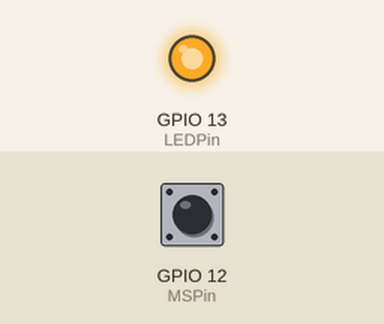
Bench run of a sketch on a simulated ESP32. Parts: output pins drawn as LEDs (lit = HIGH). The inputs (shaded band) are chosen by the test bench; at power-on: GPIO 12 (MSPin) HIGH. What the sketch prints to the serial monitor is not drawn. At 8.0 s the program puts the board to deep sleep or switches it off; the recording ends there.

Above: at 1.8 s.
1.9 s: GPIO 12 (MSPin) pulled LOW for 0.6 s
4.0 s: GPIO 12 (MSPin) driven LOW
Timing chart, 0 to 8.0 s (numbered marks = the images above; inputs shaded):
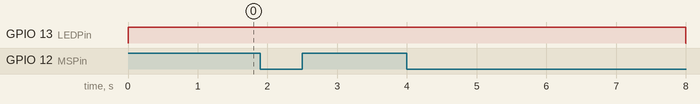

The sketch:

basicdemo.ino
```cpp
// Define minimal time to record after every sensor activation
#define waitTime 5                            // Wait Time defined in seconds
#define FPS 1                                // Frames Per Second
#define LoopDelay 1000/FPS                    // Delay Between Frames

/* ----- ----- SET MOTION SENSOR INPUT PIN AND LEDPin OUTPUT PIN VALUES ----- ----- */
const int LEDPin = 13;
const int MSPin = 12;

/* ----- ----- MAIN PROGRAM ----- ----- */
void setup()
{
  Serial.println("Woke up");
  // SETTING UP SERIAL COMMUNICATION -----------------------------------
  Serial.begin(115200);                         // Sets the data rate in bits per second (baud) for serial data transmission.

  // SETTING UP PINS -----------------------------------
  pinMode(MSPin, INPUT_PULLUP);                 // Set PIR Motion Sensor mode to INPUT_PULLUP
  pinMode(LEDPin, OUTPUT);                      // Set LEDPin pin as an output
  digitalWrite(LEDPin, LOW);                    // Set LEDPin pin to LOW

  unsigned long lastTrigger = 0;
  while(digitalRead(MSPin) || millis() - lastTrigger < waitTime*1000){
    if(digitalRead(MSPin)){
      lastTrigger = millis();
      Serial.println("DigitalRead High");
    } else {
      Serial.println("DigitalRead Low but Within Wait Time");
    }

    digitalWrite(LEDPin, HIGH);                 // Set LEDPin pin to HIGH
    delay(LoopDelay);
  }

  Serial.println("DigitalRead Low");
  digitalWrite(LEDPin, LOW);                    // Set LEDPin pin to LOW

  // GOING TO DEEP SLEEP -----------------------------------
  Serial.println("Going to Sleep...");
  Serial.flush();
  esp_sleep_enable_ext0_wakeup(GPIO_NUM_14,1);
  esp_deep_sleep_start();
}

void loop() {}
```

Measured:
- after the input at 1.9 s, every drawn part: stays the same
- after the input at 4.0 s, GPIO 13 (LEDPin): HIGH → LOW after 4.0 s
